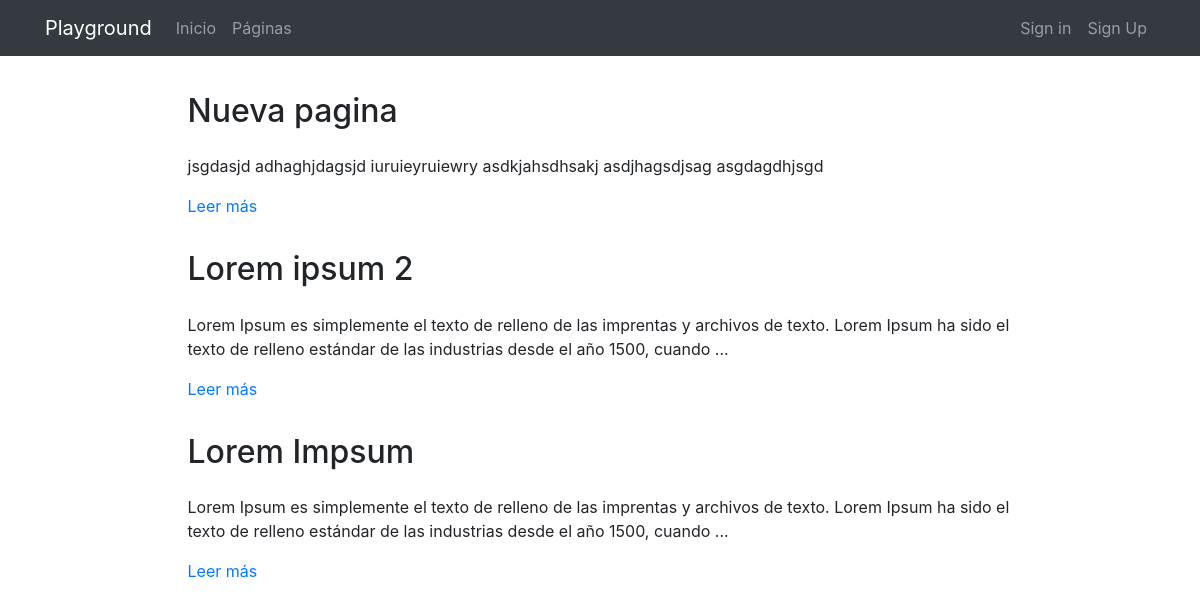
Page /pages/ on the earlier database version.
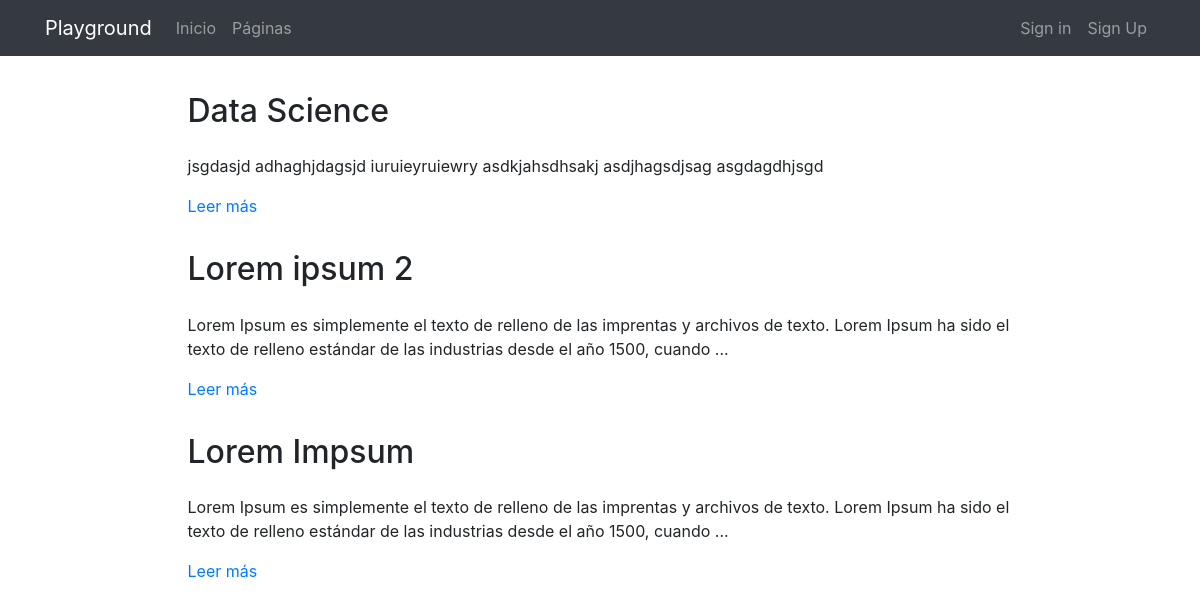
Same page on the later database version.
### pages/models.py (models this page shows, shortened)
class Page(models.Model):
    title = models.CharField(verbose_name="Título", max_length=200)
    content = RichTextField(verbose_name="Contenido")
    order = models.SmallIntegerField(verbose_name="Orden", default=0)
    created = models.DateTimeField(auto_now_add=True, verbose_name="Fecha de creación")
    updated = models.DateTimeField(auto_now=True, verbose_name="Fecha de edición")
    class Meta:
        verbose_name = "página"
        verbose_name_plural = "páginas"
        ordering = ['order', 'title']

### pages/views.py (the view)
# urls.py: path('', PageListView.as_view(), name='pages'),
class PageListView(ListView):
    model = Page

### pages/templates/pages/page_list.html (shortened to what this page needs)
{% extends 'core/base.html' %}
{% load static %}
{% block content %}
<main role="main">
  <div class="container mb-4">
    {% for page in object_list|dictsort:"id" reversed %}
      <div class="row mt-3">
        <div class="col-md-9 mx-auto">
          <h2 class="mb-4">{{page.title}}</h2>
          <div>
            <p>{{page.content|striptags|safe|truncatechars:"200"}}</p>
            <p><a href="{% url 'pages:page' page.id page.title|slugify %}">Leer más</a>
            </p>
          </div>
        </div>
      </div>
    {% endfor %}
  </div>
</main>
{% endblock %}

Differences in the rows shown:
changed Page "jsgdasjd adhaghjdagsjd iuruieyruiewry asdkjahsdhsakj asdjhagsdjsag asgdagdhjsgd": title "Nueva pagina" → "Data Science"
